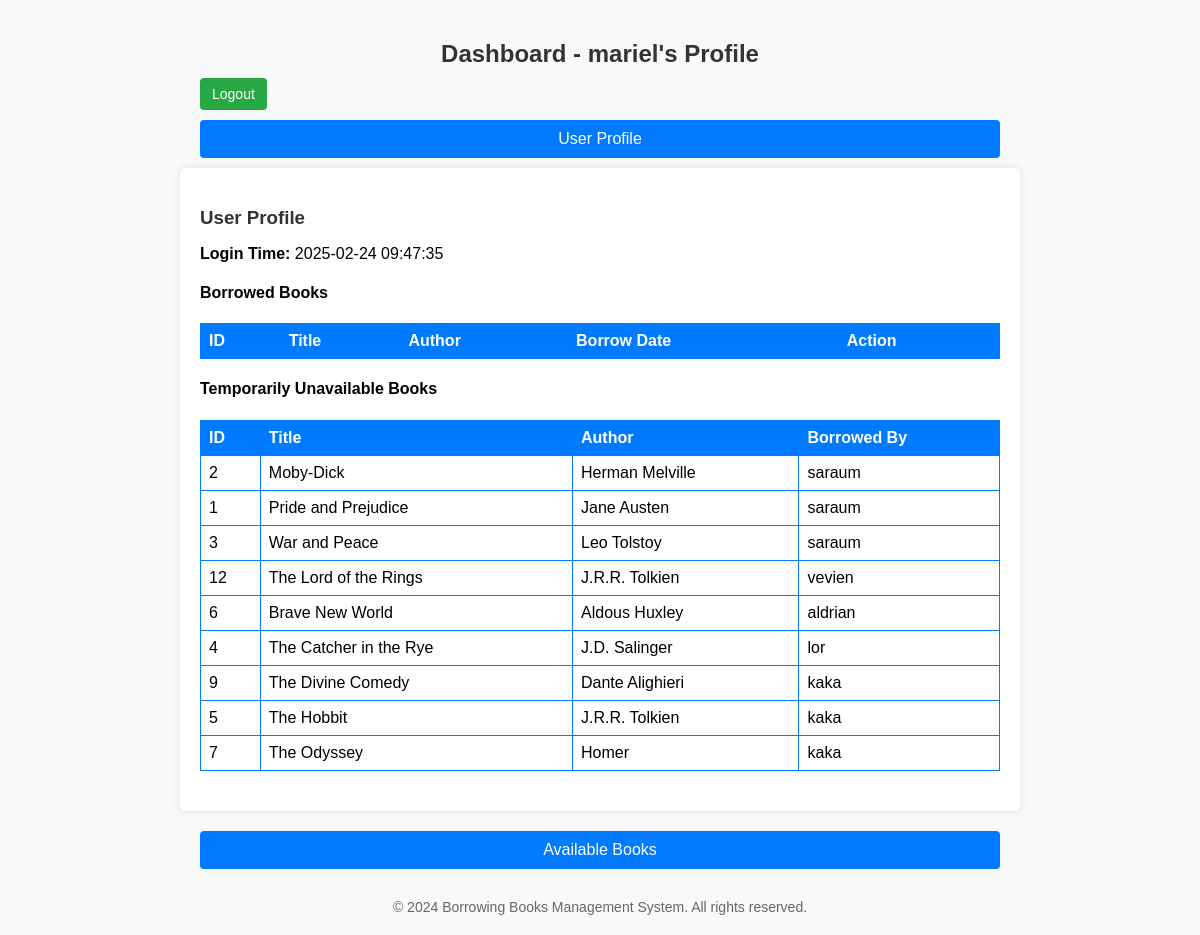
Screenshot of /dashboard.php (signed in) with the database file from the repository.
### tables this page shows
CREATE TABLE `users` (
  `id` int(11) NOT NULL,
  `username` varchar(50) NOT NULL,
  `password` varchar(255) NOT NULL
);

CREATE TABLE `books` (
  `id` int(11) NOT NULL,
  `title` varchar(100) NOT NULL,
  `author` varchar(100) DEFAULT NULL,
  `available` tinyint(1) DEFAULT 1
);

### dashboard.php (the view, shortened to what this page needs)
<?php
include 'config.php';
$userStmt = $pdo->prepare("SELECT username FROM users WHERE id = ?");
$userStmt->execute([$_SESSION['user_id']]);
$user = $userStmt->fetch();
$tempUnavailableStmt = $pdo->prepare("
    SELECT books.id, books.title, books.author, users.username
    FROM books
    JOIN borrowed_books ON books.id = borrowed_books.book_id
    JOIN users ON borrowed_books.user_id = users.id
    WHERE borrowed_books.user_id != ?
");
$tempUnavailableStmt->execute([$_SESSION['user_id']]);
$tempUnavailableBooks = $tempUnavailableStmt->fetchAll();
?>
<!DOCTYPE html>
<html lang="en">
<head>
</head>
<body>
    <h2>Dashboard - <?= htmlspecialchars($user['username']) ?>'s Profile</h2>
    <div class="button-container">
        <a href="logout.php" class="button">Logout</a>
    </div>
    <button class="tab-header" onclick="showTab('userProfileTab')">User Profile</button>
    <div id="userProfileTab" class="tab active">
        <h3>User Profile</h3>
        <p><strong>Login Time:</strong> <?= date("Y-m-d H:i:s") ?></p>
        <h4>Borrowed Books</h4>
        <table>
            <tr>
                <th>ID</th>
                <th>Title</th>
                <th>Author</th>
                <th>Borrow Date</th>
                <th>Action</th>
            </tr>
        </table>
        <h4>Temporarily Unavailable Books</h4>
        <table>
            <tr>
                <th>ID</th>
                <th>Title</th>
                <th>Author</th>
                <th>Borrowed By</th>
            </tr>
            <?php foreach ($tempUnavailableBooks as $book): ?>
                <tr>
                    <td><?= htmlspecialchars($book['id']) ?></td>
                    <td><?= htmlspecialchars($book['title']) ?></td>
                    <td><?= htmlspecialchars($book['author']) ?></td>
                    <td><?= htmlspecialchars($book['username']) ?></td>
                </tr>
            <?php endforeach; ?>
        </table>
    </div>
    <button class="tab-header" onclick="showTab('availableBooksTab')">Available Books</button>
    <footer>
        &copy; 2024 Borrowing Books Management System. All rights reserved.
    </footer>
</body>
</html>

### dashboard.php (style rules this page uses)
body { background-color: #f9f9f9; display: flex; flex-direction: column; align-items: center; margin: 0; font-family: Arial, sans-serif; padding: 20px; }
h2, h3 { color: #333; margin-bottom: 10px; }
.tab { display: none; width: 90%; max-width: 800px; margin-bottom: 20px; box-shadow: 0 0 10px rgba(0, 0, 0, 0.1); background-color: #fff; padding: 20px; border-radius: 6px; }
.tab-header { cursor: pointer; padding: 10px; background-color: #007bff; color: white; width: 90%; max-width: 800px; border: none; text-align: center; font-size: 16px; border-radius: 4px; margin-bottom: 10px; }
.active { display: block; }
table { border-collapse: collapse; width: 100%; margin-bottom: 20px; }
th, td { border: 1px solid #007bff; padding: 8px; text-align: left; }
th { background-color: #007bff; color: white; }
.button-container { margin-bottom: 10px; display: flex; justify-content: space-between; width: 100%; max-width: 800px; }
.button { padding: 8px 12px; background-color: #28a745; color: white; border: none; border-radius: 4px; cursor: pointer; font-size: 14px; transition: background-color 0.3s; text-align: center; text-decoration: none; }
footer { margin-top: 20px; font-size: 14px; color: #666666; }

### rows the page displays
users: username "mariel"
books: id "2", title "Moby-Dick", author "Herman Melville", users.username "saraum"
books: id "1", title "Pride and Prejudice", author "Jane Austen", users.username "saraum"
books: id "3", title "War and Peace", author "Leo Tolstoy", users.username "saraum"
books: id "12", title "The Lord of the Rings", author "J.R.R. Tolkien", users.username "vevien"
books: id "6", title "Brave New World", author "Aldous Huxley", users.username "aldrian"
books: id "4", title "The Catcher in the Rye", author "J.D. Salinger", users.username "lor"
books: id "9", title "The Divine Comedy", author "Dante Alighieri", users.username "kaka"
books: id "5", title "The Hobbit", author "J.R.R. Tolkien", users.username "kaka"
books: id "7", title "The Odyssey", author "Homer", users.username "kaka"
